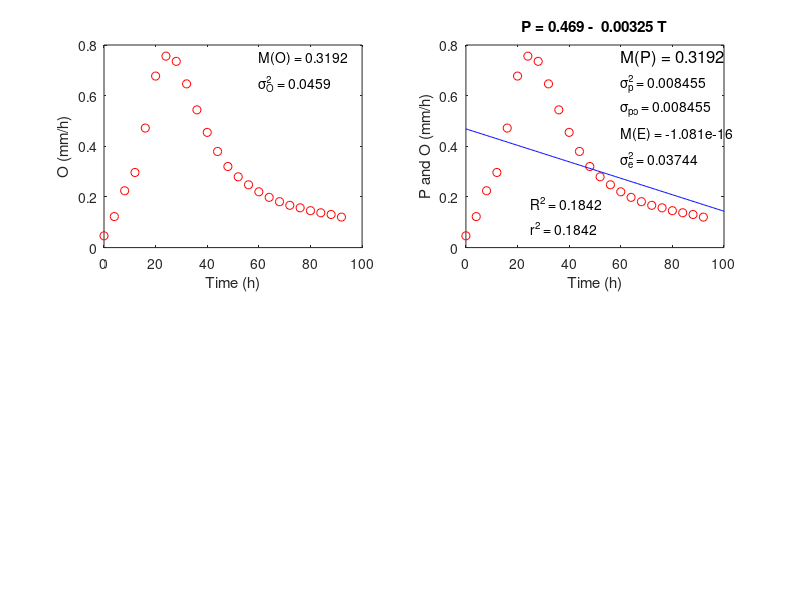

Recreate this plot in MATLAB. (Note: this script raises an error after producing the figure.)

% ------------------------------------------------------------------------------
%
% Demonstrate relationship between coefficient of determination
% and coefficient of correlation using streamflow hydrograph data.
%
% General case (eg. nonlinear regression):	R^2 < r^2
%
% Special case of linear regression:		R^2 = r^2
%
% ------------------------------------------------------------------------------

format compact

% streamflow hydrograph observations (mm/h) sampled every 4 hours
O   = [0.046523 0.122466 0.224406 0.296586 0.472074 0.677324 0.756003 ...
       0.735478 0.646536 0.543912 0.454970 0.379712 0.320189 0.279482 ...
       0.248010 0.220301 0.198408 0.181304 0.166936 0.157016 0.145727 ...
       0.137517 0.130676 0.120413]';
n   = length(O);		% number of observations
T   = 4*[0:n-1]';		% times at which observations were taken
% compute stats ----------------
mO  = mean(O)			% mean of observations
o   = O - mO;			% mean-removed observations
so2 = (o'*o)/(n-1)		% variance of observations
% plot ------------------------
figure(1); subplot(2,2,1); plot(T,O,'ro')
xlabel('Time (h)'); ylabel('O (mm/h)')
text(60,0.75,['M(O) = ' num2str(mO,4)])
text(60,0.65,['\sigma_O^2 = ' num2str(so2,4)])

% ------------------------------------------------------------------------------
%
% Use a line model: P = U1 + U2*T (linear least-square-error regression)
%
% ------------------------------------------------------------------------------
disp('------------- line model ------------------------------------')
mT  = mean(T)			% mean of independent variable (T)
t   = T - mT;			% mean-removed times
st2 = (t'*t)/(n-1)		% variance of times
sot = (o'*t)/(n-1)		% covariance between times and observations
U1  = mO - sot/st2*mT		% intercept of line model
U2  = sot/st2			% slope of least-square-error line model
P   = U1 + U2*T;		% model predictions
E   = P - O;			% model errors
% stats -----------------------
mP  = mean(P)			% mean prediction
p   = P - mP;			% mean-removed predictions
sp2 = (p'*p)/(n-1)		% variance of predictions
spo = (p'*o)/(n-1)		% covariance between predictions and observations
mE  = mean(E)			% mean error
e   = E - mE;			% mean-removed errors
se2 = (e'*e)/(n-1)		% variance of errors
R2  = 1 - sum((P-O).^2)/sum((O-mO).^2)	% coefficient of determination
r   = spo/sqrt(sp2*so2)			% coefficient of correlation
r2  = r^2				% coefficient of correlation squared
% plot ------------------------
TP  = linspace(0,100,201)';
figure(1); subplot(2,2,2); plot(T,O,'ro',TP,U1+U2*TP,'b')
xlabel('Time (h)'); ylabel('P and O (mm/h)'); % legend('O','P')
text(60,0.75,['M(P) = ' num2str(mP,4)],'fontsize',12)
text(60,0.65,['\sigma_p^2 = ' num2str(sp2,4)])
text(60,0.55,['\sigma_{po} = ' num2str(spo,4)])
text(60,0.45,['M(E) = ' num2str(mE,4)])
text(60,0.35,['\sigma_e^2 = ' num2str(se2,4)])
text(25,0.18,['R^2 = ' num2str(R2,4)])
text(25,0.08,['r^2 = ' num2str(r2,4)])
if U2 >= 0
  title(['P = ' num2str(U1,3) ' +  ' num2str(U2,3) ' T'])
else
  title(['P = ' num2str(U1,3) ' -  ' num2str(abs(U2),3) ' T'])
endif

% ------------------------------------------------------------------------------
%
% Use a dimensionless unit hydrograph model (nonlinear least squares)
%
%  parameters:   Qp = U1, tp = U2, m = U3
%  model:        P = Qp * exp(m ) * (T/tp)^m  * exp( -m*T/tp)
%                  = U1 * exp(U3) * (T/U2)^U3 * exp(-U3*T/U2)
%
% ------------------------------------------------------------------------------
disp('------------- original model ------------------------------------')
Qrs = @(U) U(1) * exp(U(3)) * (T/U(2)).^U(3) .* exp(-U(3)*T/U(2)) - O;
U   = lsqlm(Qrs, [0.8,30,4]')					% fit model to data
P   = U(1) * exp(U(3)) * (T/U(2)).^U(3) .* exp(-U(3)*T/U(2));	% model predictions
E   = P - O;							% prediction errors
% stats -----------------------
mP  = mean(P)			% mean prediction
p   = P - mP;			% mean-removed prediction
sp2 = (p'*p)/(n-1)		% variance of predictions
spo = (p'*o)/(n-1)		% covariance between predictions and observations
mE  = mean(E)			% mean error
e   = E - mE;			% mean-removed error
se2 = (e'*e)/(n-1)		% variance of errors
R2  = 1 - sum((P-O).^2)/sum((O-mO).^2)	% coefficient of determination
r   = spo/sqrt(sp2*so2)			% coefficient of correlation
r2  = r^2				% coefficient of correlation squared
% plot ------------------------
TP  = linspace(0,100,201)';
PTP = U(1) * (TP/U(2)).^U(3) .* exp(U(3)*(1-TP/U(2)));
figure(1); subplot(2,2,3); plot(T,O,'ro',TP,PTP,'b')
xlabel('Time (h)'); ylabel('P and O (mm/h)');
text(60,0.75,['M(P) = ' num2str(mP,4)],'fontsize',12)
text(60,0.65,['\sigma_p^2 = ' num2str(sp2,4)])
text(60,0.55,['\sigma_{po} = ' num2str(spo,4)])
text(60,0.45,['M(E) = ' num2str(mE,4)])
text(60,0.35,['\sigma_e^2 = ' num2str(se2,4)])
text(25,0.18,['R^2 = ' num2str(R2,4)])
text(25,0.08,['r^2 = ' num2str(r2,4)])
title(['P = ' num2str(U(1),3) ' ( T / ' num2str(U(2),3) ' )^{' num2str(U(3),3) '} ' ...
       'e^{ [ ' num2str(U(3),3) ' ( 1 - T / ' num2str(U(2),3) ' ) ] }' ])
% regression line -------------
aL  = mP - spo/so2*mO		% intercept
bL  = spo/so2			% slope
OL  = linspace(0,0.8,11)';
L   = aL + bL * OL;
subplot(2,2,4); plot(O,P,'bs',OL,L,'k:')
xlabel('O (mm/h)'); ylabel('P (mm/h)')
title(['Regression Line: L = ' num2str(aL,3) ' +  ' num2str(bL,3) ' O'])
text(0.5,0.18,['R^2 = ' num2str(R2,4)])
text(0.5,0.08,['r^2 = ' num2str(r2,4)])

% ------------------------------------------------------------------------------
%
% Use a linear adjustment of fitted predictions to account for baseflow
%
% ------------------------------------------------------------------------------
disp('------------- adjusted model ------------------------------------')
a   = mO - r*sqrt(so2/sp2)*mP	% intercept
b   = r*sqrt(so2/sp2)		% slope
M   = a + b*P;			% adjusted model output (predictions)
E   = M - O;			% adjusted model errors
% stats -----------------------
mM  = mean(M)			% mean of adjusted predictions
m   = M - mM;			% mean-removed adjusted predictions
sm2 = (m'*m)/(n-1)		% variance of adjusted predictions
smo = (m'*o)/(n-1)		% covariance between adjusted predictions and observations
mE  = mean(E)			% mean error
e   = E - mE;			% mean-removed error
se2 = (e'*e)/(n-1)		% variance of errors
R2  = 1 - sum((M-O).^2)/sum((O-mO).^2)	% coefficient of determination
r   = smo/sqrt(sm2*so2)			% coefficient of correlation
r2  = r^2				% coefficient of correlation squared
% plot ------------------------
TP  = linspace(0,100,201)';
MTP = a + b*PTP;
figure(2); subplot(2,2,1); plot(T,O,'ro',TP,MTP,'b')
xlabel('Time (h)'); ylabel('M and O (mm/h)');
text(60,0.75,['M(M) = ' num2str(mM,4)])
text(60,0.65,['\sigma_m^2 = ' num2str(sm2,4)])
text(60,0.55,['\sigma_{mo} = ' num2str(smo,4)])
text(60,0.45,['M(E) = ' num2str(mE,4)])
text(60,0.35,['\sigma_e^2 = ' num2str(se2,4)])
text(25,0.18,['R^2 = ' num2str(R2,4)])
text(25,0.08,['r^2 = ' num2str(r2,4)])
title(['M = ' num2str(a,3) ' + '  num2str(b,3) ' * ' ...
        num2str(U(1),3) ' ( T / ' num2str(U(2),3) ' )^{' num2str(U(3),3) '} ' ...
       'e^{ [ ' num2str(U(3),3) ' ( 1 - T / ' num2str(U(2),3) ' ) ] }' ])
% regression line -------------
aL  = (1 - r2)*mO		% intercept
bL  = r2			% slope
aL  = mM - smo/so2*mO		% intercept -- check
bL  = smo/so2			% slope -- check
OL  = linspace(0,0.8,11)';
L   = aL + bL * OL;
subplot(2,2,2); plot(O,M,'bs',OL,L,'k:')
xlabel('O (mm/h)'); ylabel('M (mm/h)')
title(['Regression Line: L = ' num2str(aL,3) ' +  ' num2str(bL,3) ' O'])
text(0.5,0.18,['R^2 = ' num2str(R2,4)])
text(0.5,0.08,['r^2 = ' num2str(r2,4)])

% ------------------------------------------------------------------------------
%
% dimensionless unit hydrograph model with baseflow
%  parameters:   Qp = U1, tp = U2, m = U3, a = U4, b = U5
%  model:        P = Qp * exp(m ) * (T/tp)^m  * exp( -m*T/tp) +  a +  b*T
%                  = U1 * exp(U3) * (T/U2)^U3 * exp(-U3*T/U2) + U4 + U5*T
%
% ------------------------------------------------------------------------------
disp('------------- modified model ------------------------------------')
Qrs = @(U) U(1)*exp(U(3))*(T/U(2)).^U(3) .* exp(-U(3)*T/U(2)) + U(4)+U(5)*T - O;
U   = lsqlm(Qrs, [0.8,30,4,0.05,0.01]')					% fit model to data
P   = U(1)*exp(U(3))*(T/U(2)).^U(3).*exp(-U(3)*T/U(2))+U(4)+U(5)*T;	% model predictions
E   = P - O;								% errors
% stats -----------------------
mP  = mean(P)			% mean of predictions
p   = P - mP;			% mean-removed predictions
sp2 = (p'*p)/(n-1)		% variance of predictions
spo = (p'*o)/(n-1)		% covariance between predictions and observations
mE  = mean(E)			% mean error
e   = E - mE;			% mean-removed errors
se2 = (e'*e)/(n-1)		% variance of errors
R2  = 1 - sum((P-O).^2)/sum((O-mO).^2)	% coefficient of determination
r   = spo/sqrt(sp2*so2)			% coefficient of correlation
r2  = r^2				% coefficient of correlation squared
% plot ------------------------
TP  = linspace(0,100,201)';
PTP = U(1) * exp(U(3)) * (TP/U(2)).^U(3) .* exp(-U(3)*TP/U(2)) + U(4) + U(5)*TP;
figure(2); subplot(2,2,3); plot(T,O,'ro',TP,PTP,'b')
xlabel('Time (h)'); ylabel('P and O (mm/h)');
text(60,0.75,['M(P) = ' num2str(mP,4)],'fontsize',12)
text(60,0.65,['\sigma_p^2 = ' num2str(sp2,4)])
text(60,0.55,['\sigma_{po} = ' num2str(spo,4)])
text(60,0.45,['M(E) = ' num2str(mE,4)])
text(60,0.35,['\sigma_e^2 = ' num2str(se2,4)])
text(25,0.18,['R^2 = ' num2str(R2,4)])
text(25,0.08,['r^2 = ' num2str(r2,4)])
title(['P = ' num2str(U(1),2) ' ( T / ' num2str(U(2),2) ' )^{' num2str(U(3),2) '} ' ...
       'e^{ [ ' num2str(U(3),2) ' ( 1 - T / ' num2str(U(2),2) ' ) ] }' ...
       ' + ' num2str(U(4),2) ' + ' num2str(U(5),2) ' T'])
% regression line -------------
aL  = mP - spo/so2*mO		% intercept
bL  = spo/so2			% slope
OL  = linspace(0,0.8,11)';
L   = aL + bL * OL;
subplot(2,2,4); plot(O,P,'bs',OL,L,'k:')
xlabel('O (mm/h)'); ylabel('P (mm/h)')
title(['Regression Line: L = ' num2str(aL,3) ' +  ' num2str(bL,3) ' O'])
text(0.5,0.18,['R^2 = ' num2str(R2,4)])
text(0.5,0.08,['r^2 = ' num2str(r2,4)])


